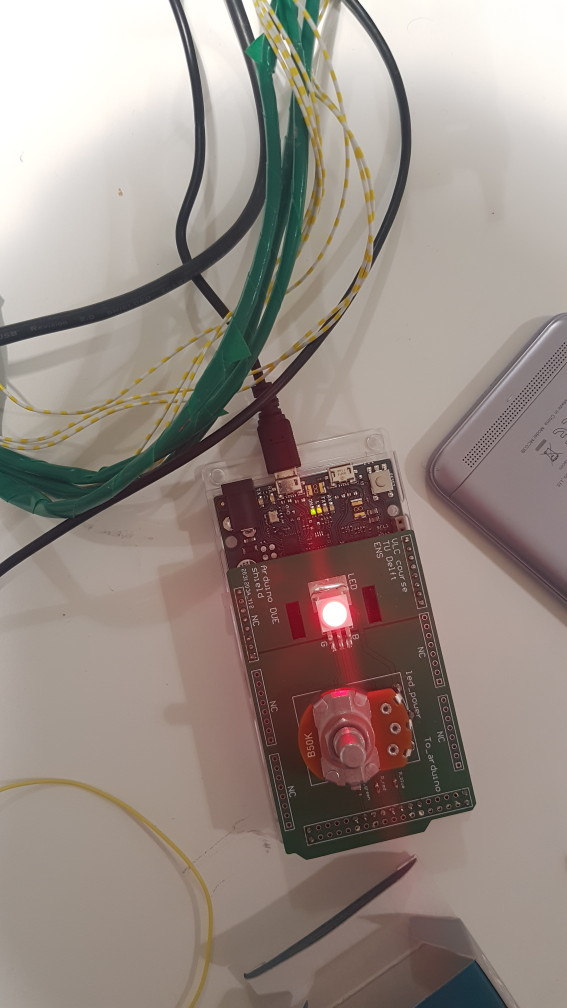
#> input picture resources/20220405_180847.jpg, 2268 x 4032 px, given in place of image_1.jpg, which was not available (shown at 1/4 size)
$ jupyter execute --allow-errors 1.ROI_detection_video.ipynb   (shell and % lines are left out)   (text cells are left out)
#> lines starting #> are read from the running program, lines starting #| are printed output that depends on the picture; after the words box and inside, x2 and y2 are one past the last pixel; in counts of white or black regions, pixels touching at a corner belong together; pictures that were not available may be replaced by others from this repository, and a replacement may not be noted
#> further down, image is the input picture: shape (4032, 2268, 3); mean B, G, R 132.4, 139.6, 152.3
#> `thresh = cv2.threshold(blurred, 250 , 255 , cv2.THRESH_BINARY)[1]`:
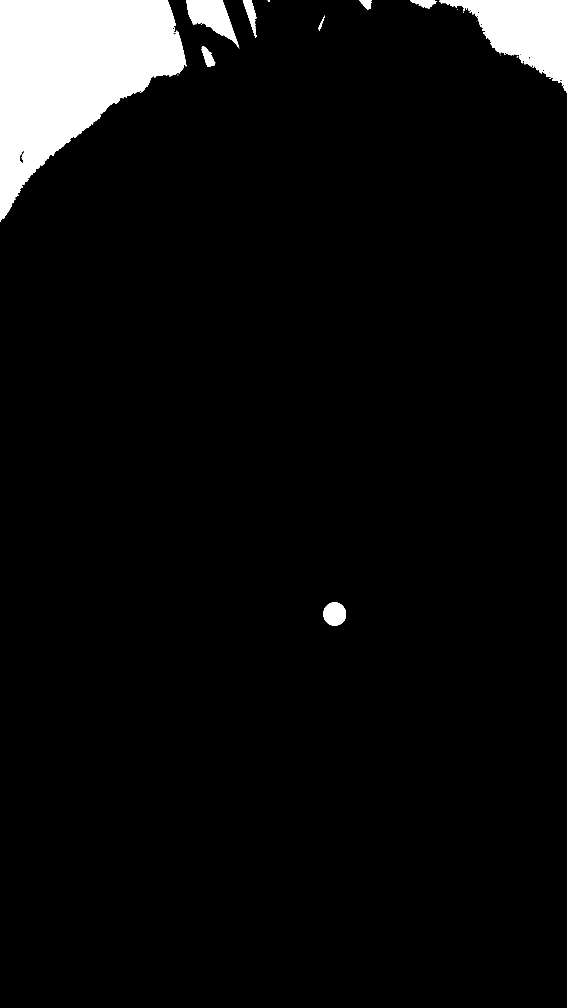
#> thresh: shape (4032, 2268) (shown at 1/4 size); 5.4% white; 27 white regions (14 under 20 px), largest, box (x1, y1, x2, y2) and area: (0, 0, 745, 879) 370073, (1758, 0, 2268, 370) 90110, (747, 0, 955, 188) 18839
#> `thresh = cv2.erode(thresh, None, iterations=2)`: thresh: shape (4032, 2268); 5.3% white; 24 white regions (14 under 20 px), largest, box (x1, y1, x2, y2) and area: (0, 0, 742, 874) 365253, (1761, 0, 2268, 352) 86393, (749, 0, 950, 179) 17310
#> `thresh = cv2.dilate(thresh, None, iterations=4)`: thresh: shape (4032, 2268); 5.5% white; 10 white regions, largest, box (x1, y1, x2, y2) and area: (0, 0, 746, 888) 373804, (1757, 0, 2268, 370) 92048, (745, 0, 955, 185) 20130
#> `labels = measure.label(thresh, connectivity=2, background=0)`:
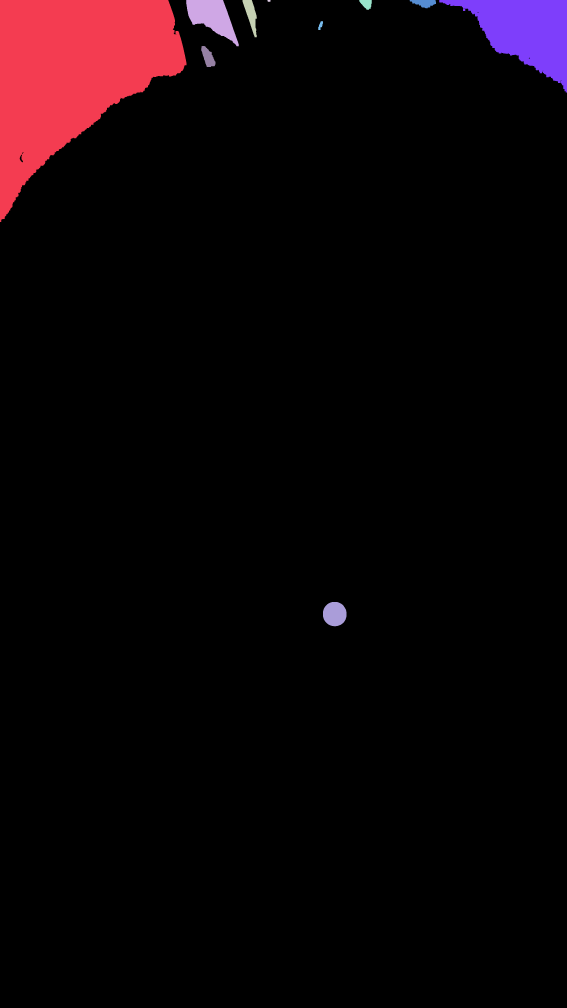
#> labels: shape (4032, 2268) int64 (shown at 1/4 size); 11 distinct labels, from 0 to 10; one colour per label, 0 black
#> the loop `for label in np.unique(labels):` made 11 passes
#> numPixels on passes 2 to 11: 373804, 20130, 4103, 80, 1359, 2252, 92048, 388, 2818, 7335
#> after the loop `for label in np.unique(labels):`:
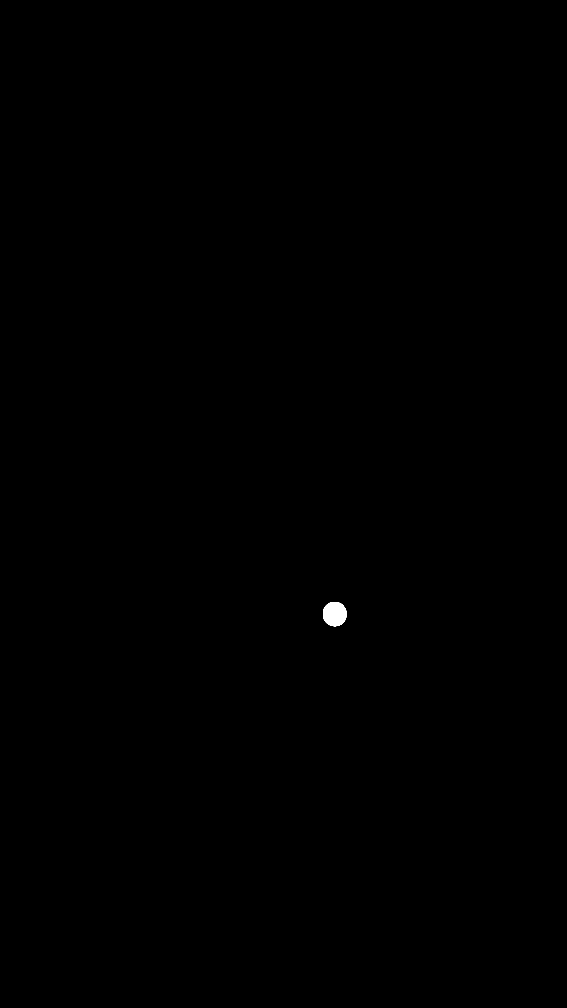
#> labelMask: shape (4032, 2268) (shown at 1/4 size); 0.08% white; 1 white region, box (x1, y1, x2, y2) and area: (1292, 2408, 1386, 2505) 7335
#> after the loop `for label in np.unique(labels):`: individual_masks = 4 items
#> the loop `for idx , current_mask in enumerate(individual_masks_cp):` made 4 passes
#> (cX, cY, radius, circle_area, mask_non_zero_area, value) on pass 4: (1338.7, 2455.6, 48.89, 7213, 7335, 1)
#> (cX, cY, radius, circle_area, mask_non_zero_area) on passes 1 to 3: (336, 443.5, 556.4, 784048, 373804), (849.5, 92, 139.2, 53992, 20130), (2012, 184.5, 314.7, 249118, 92048)
#> after the loop `for idx , current_mask in enumerate(individual_masks_cp):`: filled_circle: shape (4032, 2268) float64; 0.08% white; 1 white region, box (x1, y1, x2, y2) and area: (1290, 2407, 1387, 2504) 7213
[cell 1]
from imutils import contours
from skimage import measure
import numpy as np
import argparse
import imutils
import cv2
import matplotlib.pyplot as plt

[cell 2]
def plot_imshow_in_array(matrices_to_show:list , max_image_in_row:int = 4 , plots_kwargs_list:list = []):
    """
        Plots the image list in an array of row * col , where max(col) = max_image_in_row, and the
        number of rows is calculated accordingly.
        @param matrices_to_show a list of matrices to be plotted using plt.imshow
        @param max_image_in_row maximum number of plots in one row
        @param plots_kwargs_list list of dictionaries of parameters of each plot

    """
    ## total number of plots
    plot_count = len(matrices_to_show)

    assert len(plots_kwargs_list) == 0 or len(plots_kwargs_list) == len(matrices_to_show) , """ plots_kwargs_list should be either an empty
                                                                                    list or should have the same number of members
                                                                                    as matrices_to_show """

    ## number of rows
    nrow = plot_count // max_image_in_row + (1 if (plot_count % max_image_in_row > 0) else 0)

    ## number of columns
    ncol = max_image_in_row if plot_count >= max_image_in_row else plot_count

    ## plotting using imshow
    fig , ax = plt.subplots(nrow , ncol , figsize = (12 , 6))
    for i in range(plot_count):

        ## select the subplot
        plt.subplot(nrow , ncol , i+1 )

        ## format the argument dictionary of the imshow function
        if(len(plots_kwargs_list) == 0):
            config_dict = {}
        else:
            config_dict = plots_kwargs_list[i]

        ## pass the image as well as extra arguments to the imshow function
        plt.imshow(matrices_to_show[i] , **config_dict)

    return fig , ax

[cell 3]
## address of the image to be processed
image_address = "./resources/image_209.jpg"

## test the image address
print(image_address)

[cell 4]
values = []

#> (the rest of this cell did not finish here and is left out)

[cell 5]
## read the image
image = cv2.imread(image_address)

## convert BGR to RGB, we won't use this in any of the processes, just to test image loading
#> (the rest of this cell did not finish here and is left out)

[cell 6]
thresh = cv2.threshold(blurred, 50 , 255 , cv2.THRESH_BINARY)[1]
#> thresh: shape (4032, 2268); 94.2% white; 509 black regions (211 under 20 px), largest, box (x1, y1, x2, y2) and area: (0, 1279, 1354, 2304) 116895, (1037, 2795, 1891, 3437) 110327, (857, 1916, 1244, 2277) 61012
plt.imshow(thresh)
plt.show()

[cell 7]
## perform a series of erosions and dilations to remove
## any small blobs of noise from the thresholded image

thresh = cv2.erode(thresh, None, iterations=2)
#> thresh: shape (4032, 2268); 92.5% white; 304 black regions, largest, box (x1, y1, x2, y2) and area: (1031, 2793, 1893, 3439) 166827, (0, 1277, 1356, 2306) 136461, (855, 1914, 1261, 2279) 80991
thresh = cv2.dilate(thresh, None, iterations=4)
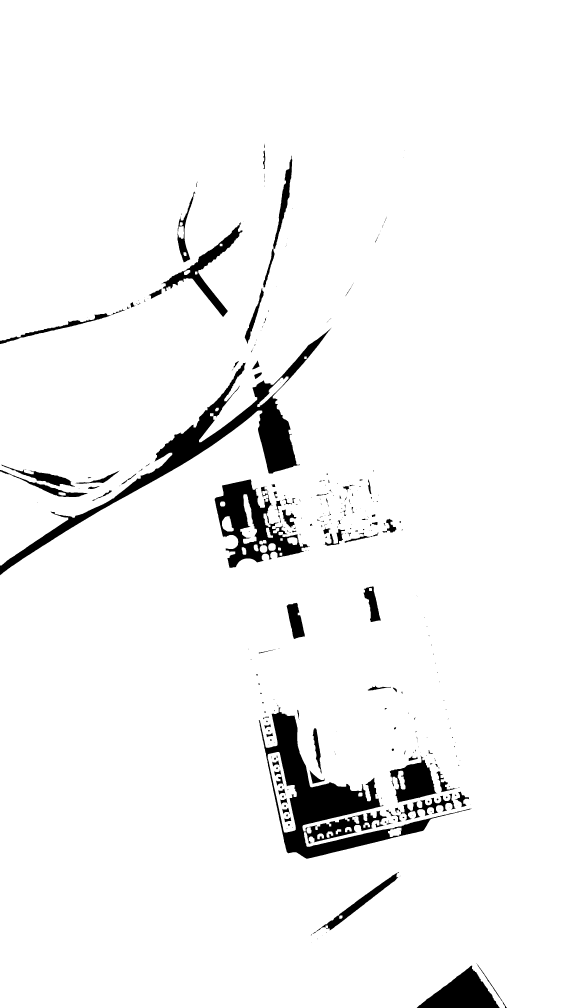
#> thresh: shape (4032, 2268) (shown at 1/4 size); 95.5% white; 355 black regions (216 under 20 px), largest, box (x1, y1, x2, y2) and area: (1035, 2830, 1886, 3435) 111623, (0, 1311, 1326, 2301) 101889, (859, 1918, 1240, 2271) 49465

plt.imshow(thresh)
plt.show()

[cell 8]
MIN_ALLOWED_PIXEL_IN_REGION = 5000
MAX_GREY_VALUE = 255

## find out regions and label them
labels = measure.label(thresh, connectivity=2, background=0)
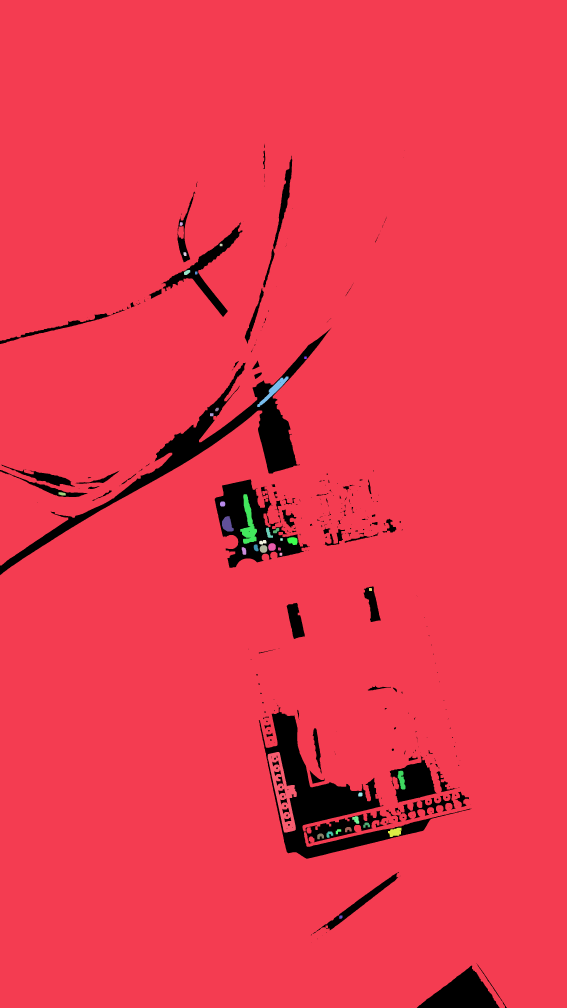
#> labels: shape (4032, 2268) int64 (shown at 1/4 size); 38 distinct labels, from 0 to 37; one colour per label, 0 black


## The list holding all contiguous masks that will be found
individual_masks = []

## loop over the unique components
for label in np.unique(labels):
    # if this is the background (dark) label, ignore it
    if label == 0:
        continue

    # otherwise, construct the label mask and count the number of pixels
    labelMask = np.zeros(thresh.shape, dtype="uint8")
    labelMask[labels == label] = MAX_GREY_VALUE
    numPixels = cv2.countNonZero(labelMask)


    # this condition filters "very" small regions
    if numPixels > MIN_ALLOWED_PIXEL_IN_REGION:
        plt.figure()
        individual_masks.append(labelMask)
#> this loop made 38 passes
#> numPixels on passes 2 to 13: 8693388, 153, 108, 162, 357, 117, 98, 3168, 164, 164, 309, 5901
#> labelMask: shape (4032, 2268); 0% white; 1 white region, box (x1, y1, x2, y2) and area: (1357, 3662, 1370, 3675) 154
#> after the loop, individual_masks = 3 items

if (len(individual_masks) > 0):
    plot_imshow_in_array(matrices_to_show = individual_masks , max_image_in_row = 4)
#> in plot_imshow_in_array, `plot_count = len(matrices_to_show)`: plot_count = 3
#> in plot_imshow_in_array, `nrow = plot_count // max_image_in_row + (1 if (plot_count % max_image_..`: nrow = 1
#> in plot_imshow_in_array, `ncol = max_image_in_row if plot_count >= max_image_in_row else plot_co..`: ncol = 3
else:
    print("Empty")
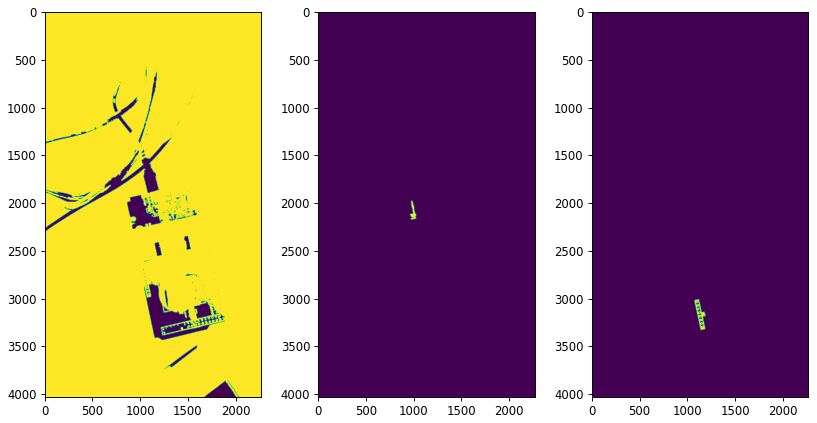
#> figure drawn by matplotlib, 3 panels

[cell 9]
## make a copy of the individual_mask to avoid them from being overwritten
individual_masks_cp = [mask.copy() for mask in individual_masks]
#> individual_masks_cp = 3 items

value = 0

for idx , current_mask in enumerate(individual_masks_cp):
    cnts = cv2.findContours(current_mask.copy(), cv2.RETR_EXTERNAL,cv2.CHAIN_APPROX_SIMPLE)
    cnts = imutils.grab_contours(cnts)
#     cnts = contours.sort_contours(cnts)[0]

    ## create a mask to hold the values of the enclosing circle, we also fill inside the cirlce.
    filled_circle = np.zeros(current_mask.shape)

    ## find the coordinates of the center and the radius of the circle
    ((cX, cY), radius) = cv2.minEnclosingCircle(cnts[0])

    ## fill the mask values surrounded by the circle
    cv2.circle(filled_circle, (int(cX), int(cY)), int(radius),(255, 255, 255), -1)

    ## count the number of pixels in the circle
    circle_area = cv2.countNonZero(filled_circle)

    ## count the number of non-zero pixels in the original region
    mask_non_zero_area = cv2.countNonZero(individual_masks[idx])

    ## plot the circle and the region, and show the filled ratio in each circle
    plot_imshow_in_array([filled_circle , individual_masks[idx]] , max_image_in_row = 4)

    if ((mask_non_zero_area / circle_area) > 0.9):
        value = 1

    plt.title("circles' filled ratio = {:.2}".format(mask_non_zero_area / circle_area))
#> this loop made 3 passes
#> (cX, cY, radius, circle_area, mask_non_zero_area, value) on pass 1: (1133.5, 2015.5, 2312.4, 9144569, 8693388, 1)
#> (cX, cY, radius, circle_area, mask_non_zero_area) on passes 2 to 3: (980.5, 2075.5, 98.65, 30149, 5901), (1126.8, 3168.6, 161.8, 81377, 14909)
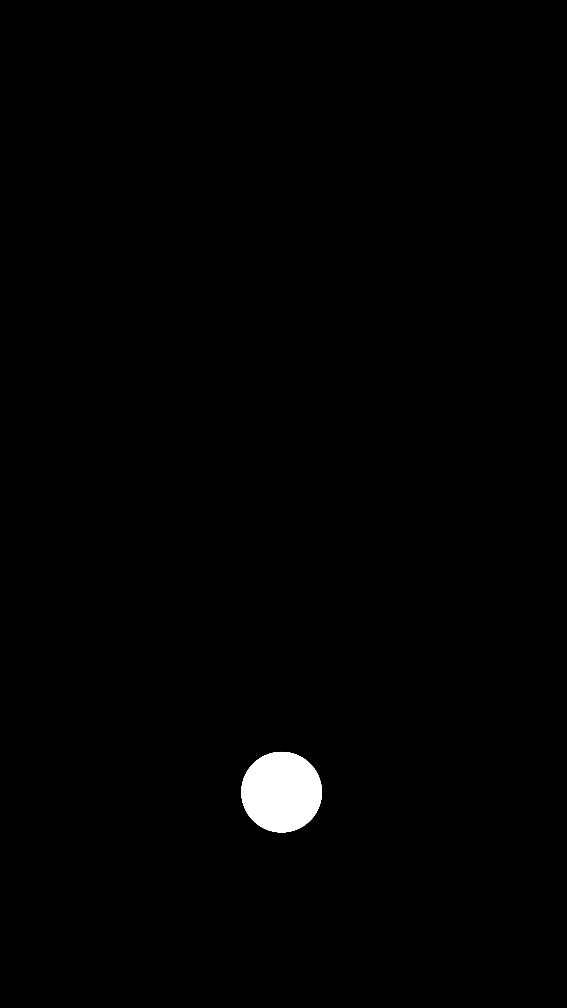
#> filled_circle: shape (4032, 2268) float64 (shown at 1/4 size); 0.89% white; 1 white region, box (x1, y1, x2, y2) and area: (965, 3007, 1288, 3330) 81377

print(value)
#| 1
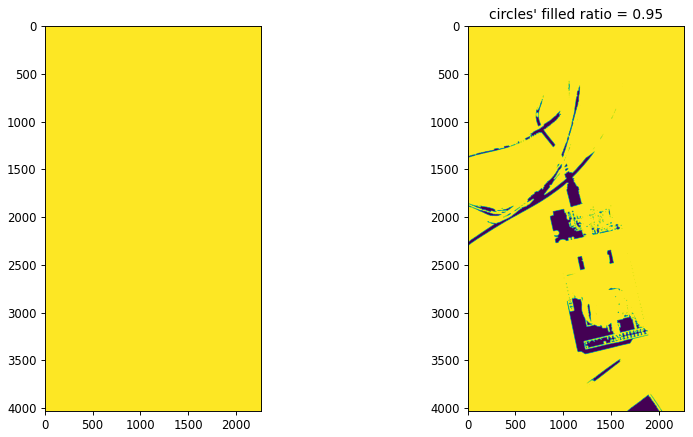
#> figure drawn by matplotlib, 2 panels
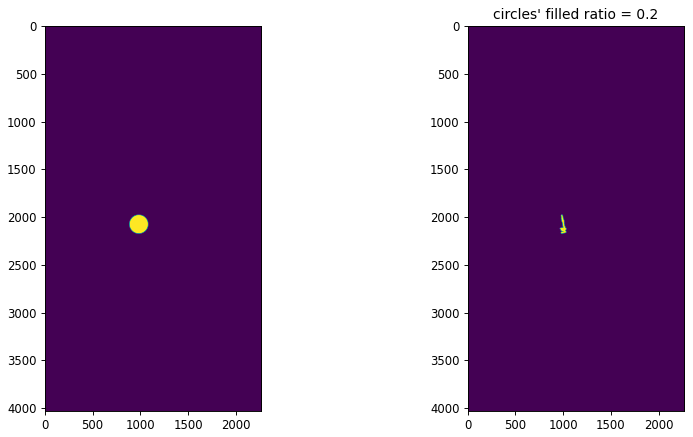
#> figure drawn by matplotlib, 2 panels
